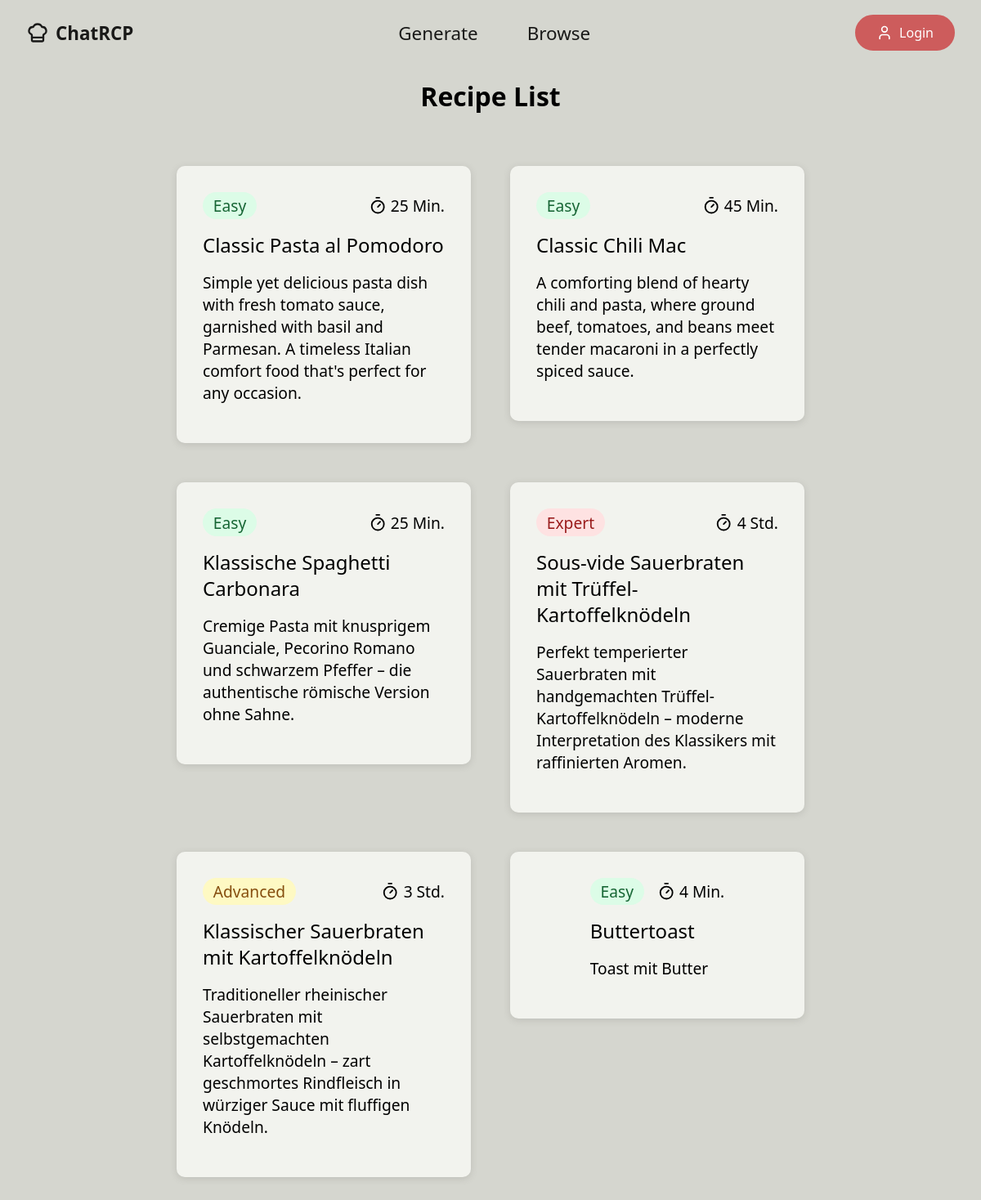
The app's page /recipes/ with its own data.
### recipes/models.py (models this page shows, shortened)
class Recipe(models.Model):
    class Difficulty(models.IntegerChoices):
        UNKNOWN = 0, 'Not Specified'
        BEGINNER = 1, 'Easy'
        ADVANCED = 2, 'Advanced'
        EXPERT = 3, 'Expert'
    class Spiciness(models.IntegerChoices):
        UNKNOWN = 0, 'Not Specified'
        NOT_SPICY = 1, 'Not Spicy'
        MILD = 2, 'Mild'
        MEDIUM = 3, 'Medium'
        HOT = 4, 'Hot'
    class Cost(models.IntegerChoices):
        UNKNOWN = 0, 'Not Specified'
        BUDGET = 1, 'Budget'
        MODERATE = 2, 'Moderate'
        MID_RANGE = 3, 'Mid-Range'
        PREMIUM = 4, 'Premium'
    title = models.CharField(max_length=255)
    description = models.TextField()
    difficulty = models.IntegerField(choices=Difficulty.choices, default=Difficulty.UNKNOWN)
    time_active = models.IntegerField()
    time_inactive = models.IntegerField()
    default_servings = models.IntegerField()
    storage = models.TextField()
    cuisine_types = models.ManyToManyField(CuisineType, related_name="recipes")
    cuisine_subtypes = models.ManyToManyField(CuisineSubtype, related_name="recipes")
    category = models.ForeignKey(RecipeCategory, on_delete=models.SET_NULL, related_name="recipes", null=True)
    diets = models.ManyToManyField(Diet, related_name="recipes")
    cooking_methods = models.ManyToManyField(CookingMethod, related_name="recipes")
    cost = models.IntegerField(choices=Cost.choices, default=Cost.UNKNOWN)
    spiciness = models.IntegerField(choices=Spiciness.choices, default=Spiciness.UNKNOWN)
    beverage_recommendation = models.ForeignKey(Beverage, on_delete=models.SET_NULL, null=True)
    hashtags = models.ManyToManyField(Hashtag, related_name="recipes")
    language = models.ForeignKey(Language, on_delete=models.SET_NULL, null=True)
    created_by = models.CharField(max_length=255, default="Claude")
    created_at = models.DateTimeField(auto_now_add=True)
    @property
    def time_total(self):
        return self.time_active + self.time_inactive
    class Meta:
        ordering = ['created_at']

### recipes/views.py (the view)
# urls.py: path('', views.recipe_list, name='list'),
def recipe_list(request):
    recipes = Recipe.objects.all()
    return render(request, 'recipes/list.html', {'recipes': recipes})

### recipes/templatetags/number_converter.py (called while the page is built)
@register.filter
def time_converter(value):
    if value > 60:
        hrs = value // 60
        mins = value % 60
        if hrs > 24:
            days = hrs // 24
            hrs = hrs % 24
            if hrs > 0:
                if mins > 0:
                    return f"{days} Tage {hrs} Std. {mins} Min."
                else:
                    return f"{days} Tage {hrs} Std."
            else:
                return f"{days} Tage"
        else:
            if mins > 0:
                return f"{hrs} Std. {mins} Min."
            else:
                return f"{hrs} Std."
    else:
        return f"{value} Min."

### recipes/templates/recipes/list.html (shortened to what this page needs)
{% extends "./layout.html" %}
{% load static %}
{% load number_converter %}
{% block main-content %}
<div class="row-wrapper section-row" style="margin-top: 0;">
    <div class="row-content">
        <div class="widget">
            <span style="font-weight: 600; font-size: 2rem;">Recipe List</span>
        </div>
    </div>
</div>
<div class="row-wrapper section-row">
    <div class="row-content">
        {% for preview in recipes %}
        <a href="{% url 'recipes:detail' pk=preview.id %}" class="preview-card-form">
            <button>
                <div class="widget card">
                    <div class="card-recipe-container">
                        <div class="recipe-properties-container">
                            <div class="recipe-difficulty recipe-difficulty-{{ preview.difficulty }}">{{ preview.get_difficulty_display }}</div>
                            <div class="recipe-time">
                                {{ preview.time_total|time_converter}}
                            </div>
                        </div>
                        <div class="title">{{ preview.title }}</div>
                        <div class="description">{{ preview.description }}</div>
                    </div>
                </div>
            </button>
        </a>
        {% endfor %}
    </div>
</div>
{% endblock main-content %}

### recipes/static/recipes/css/styles.css (style rules this page uses)
* { margin: 0; padding: 0; box-sizing: border-box; text-decoration: none; }
:root { --navbar-height: 5rem; --navbar-bg: none; --navbar-shadow: none; --text-color: #333; --text-color-2: rgb(67, 67, 67); --text-color-highlight-1: black; --text-color-highlight-2: rgb(255, 64, 0); --transition-speed: 0.3s; --max-width: 1400px; --content-padding: 1rem 2rem; --content-padding-mobile: 0.5rem 1rem; --main-spacing: 2rem; --main-bg: none; }
body { font-family: system-ui, -apple-system, BlinkMacSystemFont, 'Segoe UI', Roboto, Oxygen, Ubuntu, Cantarell, 'Open Sans', 'Helvetica Neue', sans-serif; min-height: 100vh; background-color: #d5d6cf; }
a, button { all: unset; cursor: pointer; }
.row-wrapper { display: block; background-color: none; padding: 0; width: 100%; }
.section-row { margin-top: 2rem; margin-bottom: 2rem; }
.row-content { display: flex; flex-wrap: wrap; justify-content: center; gap: 3rem 3rem; }
.widget { background-color: none; }
.card { border-radius: 10px; height: auto; width: 360px; color: var(--text-color-highlight-1); display: inline-flex; align-items: center; justify-content: left; flex-direction: column; padding: 1.5rem; background-color: #F2F3EE; box-shadow: rgba(102, 101, 95, 0.2) 0px 2px 8px 0px; }
.card-recipe-container { width: auto; display: block; border-radius: 10px; border: solid 0px var(--text-color-highlight-1); color: var(--text-color-highlight-1); padding: 0.5rem; }
.recipe-properties-container { display: flex; justify-content: space-between; align-items: center; gap: 1rem; margin-bottom: 1rem; }
.recipe-time, .recipe-servings { font-size: 1.2rem; display: inline-flex; justify-content: center; align-items: center; }
.recipe-time svg { width: 1.4rem; height: 1.4rem; margin-right: 0.3rem; }
.recipe-difficulty { font-size: 1.2rem; display: inline-flex; justify-content: center; align-items: center; border-radius: 999px; padding: 0.2rem 0.8rem; }
.recipe-difficulty-1 { background-color: rgb(220 252 231); color: rgb(22 101 52); }
.recipe-difficulty-2 { background-color: rgb(254 249 195); color: rgb(133 77 14); }
.recipe-difficulty-3 { background-color: rgb(254 226 226);; color: rgb(153 27 27); }
.title { font-size: 1.5rem; line-height: 2rem; font-weight: 400; margin-bottom: 1rem; }
.description { font-size: 1.2rem; font-weight: 300; margin-bottom: 1rem; }

### records on screen
Recipe: difficulty "Easy", time_total "25 Min.", title "Classic Pasta al Pomodoro", description "Simple yet delicious pasta dish with fresh tomato sauce, garnished with basil and Parmesan. A timeless Italian comfort food that's perfect for any occasion."
Recipe: difficulty "Easy", time_total "45 Min.", title "Classic Chili Mac", description "A comforting blend of hearty chili and pasta, where ground beef, tomatoes, and beans meet tender macaroni in a perfectly spiced sauce."
Recipe: difficulty "Easy", time_total "25 Min.", title "Klassische Spaghetti Carbonara", description "Cremige Pasta mit knusprigem Guanciale, Pecorino Romano und schwarzem Pfeffer – die authentische römische Version ohne Sahne."
Recipe: difficulty "Expert", time_total "4 Std.", title "Sous-vide Sauerbraten mit Trüffel-Kartoffelknödeln", description "Perfekt temperierter Sauerbraten mit handgemachten Trüffel-Kartoffelknödeln – moderne Interpretation des Klassikers mit raffinierten Aromen."
Recipe: difficulty "Advanced", time_total "3 Std.", title "Klassischer Sauerbraten mit Kartoffelknödeln", description "Traditioneller rheinischer Sauerbraten mit selbstgemachten Kartoffelknödeln – zart geschmortes Rindfleisch in würziger Sauce mit fluffigen Knödeln."
Recipe: difficulty "Easy", time_total "4 Min.", title "Buttertoast", description "Toast mit Butter"
